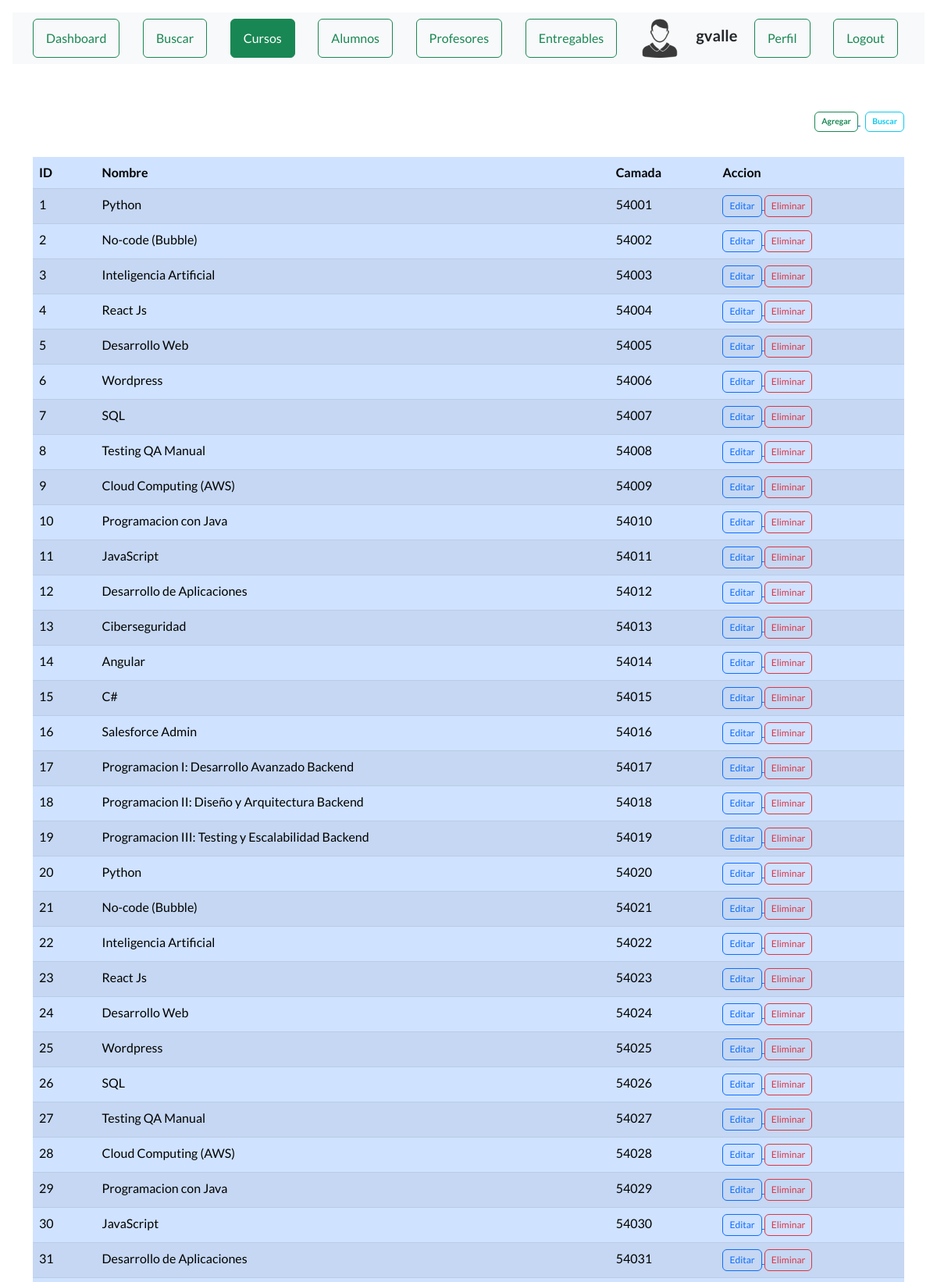
The page /ver_cursos (signed in, upper part) on the database its author committed.
### AppCoder/models.py (models this page shows, shortened)
class Curso(models.Model):
    nombre = models.CharField(max_length=200)
    camada = models.IntegerField()

### AppCoder/views.py (the view)
# urls.py: path("ver_cursos", views.ver_cursos, name="cursos"),
def ver_cursos(request):
    cursos = Curso.objects.all()
    user = request.user.id
    if user is not None:
        curso_seleccionado = True
        avatares = Avatar.objects.filter(user=request.user.id)
        return render(request, "cursos.html", {"url": avatares[0].imagen.url, "cursos": cursos,
                                                "curso_seleccionado": curso_seleccionado})
    return render(request, "cursos.html", {"cursos": cursos})

### AppCoder/templates/cursos.html (shortened to what this page needs)
{% extends "base.html" %}
{% block title %}<h1 class="text-center"> Cursos </h1>{% endblock %}
{% load static %}
{% block contenido %}
<main class="container">
    <div class="d-grid gap-2 col-12 mx-auto justify-content-md-end">
        <div>
        {% if request.user.is_authenticated %}
        <a href="{% url 'alta' %}">
            <button type="button"
                    class="fw-bold btn btn btn-outline-success"
                    style="--bs-btn-padding-y: .25rem; --bs-btn-padding-x: .5rem;
                    --bs-btn-font-size: .65rem;">
                Agregar
            </button>
        </a>
        {% endif %}
        <a href="{% url 'bus_curso' %}">
            <button type="button"
                    class="fw-bold btn btn btn-outline-info"
                    style="--bs-btn-padding-y: .25rem; --bs-btn-padding-x: .5rem;
                    --bs-btn-font-size: .65rem;">
                Buscar
            </button>
        </a>
        </div>
    </div>
    {% if cursos %}
    <table class="table table-md table-primary table-striped">
    <div class="table-responsive">
        <thead>
            <tr>
                <th>ID</th>
                <th>Nombre</th>
                <th>Camada</th>
                <th>Accion</th>
            </tr>
        </thead>
        <body>
            {% for n in cursos %}
            <tr>
                <td>{{n.id}}</td>
                <td>{{n.nombre}}</td>
                <td>{{n.camada}}</td>
                <td>
                    {% if request.user.is_authenticated %}
                        <div>
                            {% if request.user.is_staff %}
                            <a href="{% url 'editar_curso' n.id %}">
                                <button type="button"
                                            class="btn btn-outline-primary"
                                            style="--bs-btn-padding-y: .25rem; --bs-btn-padding-x: .5rem;
                                --bs-btn-font-size: .75rem;">Editar
                                    </button>
                            </a>
                            {% endif %}
                            {% if request.user.is_superuser %}
                            <a href="{% url 'eliminar_curso' n.id %}">
                                <button type="button"
                                            class="btn btn-outline-danger btnEliminacion"
                                            style="--bs-btn-padding-y: .25rem; --bs-btn-padding-x: .5rem;
                                --bs-btn-font-size: .75rem;">Eliminar
                                    </button>
                            </a>
                            {% endif %}
                        </div>
                    {% endif %}
                </td>
            </tr>
            {% endfor %}
        </body>
        </div>
    </table>
    {% else %}
        <center><h4 class="fs-4 text-warning bg-dark">No hay registros</h4></center>
    {% endif %}
</main>
{% endblock %}

### AppCoder/templates/base.html (shortened to what this page needs)
<!DOCTYPE html>
<html lang="en" class="bg-secondary-subtle">
    <head>
        {% load static %}
        <link href="https://cdn.jsdelivr.net/npm/bootstrap-icons@1.5.0/font/bootstrap-icons.css" rel="stylesheet" type="text/css" />
        <link href="{% static 'AppCoder/css/styles.css' %}" rel="stylesheet" />
    </head>
    <body class="p-3 m-0 border-0  bg-secondary-subtle">
        <nav class="navbar navbar-light bg-light static-top">
            <div class="container">
                {% if not request.user.is_authenticated %}
                    <a href="{% url 'login' %}">
                        <button class="btn btn-outline-success me-2" type="button">Login</button>
                    </a>
                    <a href="{% url 'registro' %}">
                        <button class="btn btn-outline-primary me-2" type="button">Registrar</button>
                    </a>
                {% else %}
                    {% if dashboard_seleccionado %}
                        <a href="{% url 'dashboard' %}">
                            <button class="btn btn-success me-2" type="button">Dashboard</button>
                        </a>
                    {% else %}
                        <a href="{% url 'dashboard' %}">
                            <button class="btn btn-outline-success me-2" type="button">Dashboard</button>
                        </a>
                    {% endif %}
                    {% if buscar_seleccionado %}
                        <a href="{% url 'home' %}">
                            <button class="btn btn-success me-2" type="button">Buscar</button>
                        </a>
                    {% else %}
                        <a href="{% url 'home' %}">
                            <button class="btn btn-outline-success me-2" type="button">Buscar</button>
                        </a>
                    {% endif %}
                    {% if curso_seleccionado %}
                        <a href="{% url 'cursos' %}">
                            <button class="btn btn-success me-2" type="button">Cursos</button>
                        </a>
                    {% else %}
                        <a href="{% url 'cursos' %}">
                            <button class="btn btn-outline-success me-2" type="button">Cursos</button>
                        </a>
                    {% endif %}
                    {% if alumno_seleccionado %}
                        <a href="{% url 'alumnos' %}">
                            <button class="btn btn-success me-2" type="button">Alumnos</button>
                        </a>
                    {% else %}
                        <a href="{% url 'alumnos' %}">
                            <button class="btn btn-outline-success me-2" type="button">Alumnos</button>
                        </a>
                    {% endif %}
                    {% if request.user.is_superuser %}
                        {% if profesor_seleccionado %}
                            <a href="{% url 'profesores' %}">
                                <button class="btn btn-success me-2" type="button">Profesores</button>
                            </a>
                        {% else %}
                            <a href="{% url 'profesores' %}">
                                <button class="btn btn-outline-success me-2" type="button">Profesores</button>
                            </a>
                        {% endif %}
                        {% if entregable_seleccionado %}
                            <a href="{% url 'entregables' %}">
                                <button class="btn btn-success me-2" type="button">Entregables</button>
                            </a>
                        {% else %}
                            <a href="{% url 'entregables' %}">
                                <button class="btn btn-outline-success me-2" type="button">Entregables</button>
                            </a>
                        {% endif %}
                    {%endif%}
                    <div>
                        <img src="{{ url }}" alt="" width="50px" height="50px">
                    </div>
                    <div>
                        <h5>{{request.user.username}}</h5>
                    </div>
                    {% if perfil_seleccionado %}
                        <a href="{% url 'EditarPerfil' %}">
                            <button class="btn btn-success me-2" type="button">Perfil</button>
                        </a>
                    {% else %}
                        <a href="{% url 'EditarPerfil' %}">
                            <button class="btn btn-outline-success me-2" type="button">Perfil</button>
                        </a>
                    {% endif %}
                    <a href="{% url 'LogOut' %}">
                        <button class="btn btn-outline-success me-2" type="button">Logout</button>
                    </a>
                {% endif %}
            </div>
        </nav>
        <header class="">
            <div class="container position-relative">
                <div class="row justify-content-center">
                    <div class="col-xl-6">
                        <div class="text-center text-white">
                            {% block title %}<h1 class="mb-5">Inicio</h1>{% endblock %}
                        </div>
                    </div>
                </div>
            </div>
        </header>
        <div class="container-xxxl py-1">
            {% block contenido %}
            {% endblock %}
        </div>
    </body>
</html>

### rows shown on the page
Curso: id "1", nombre "Python", camada "54001", shows "Editar", shows "Eliminar"
Curso: id "2", nombre "No-code (Bubble)", camada "54002", shows "Editar", shows "Eliminar"
Curso: id "3", nombre "Inteligencia Artificial", camada "54003", shows "Editar", shows "Eliminar"
Curso: id "4", nombre "React Js", camada "54004", shows "Editar", shows "Eliminar"
Curso: id "5", nombre "Desarrollo Web", camada "54005", shows "Editar", shows "Eliminar"
Curso: id "6", nombre "Wordpress", camada "54006", shows "Editar", shows "Eliminar"
Curso: id "7", nombre "SQL", camada "54007", shows "Editar", shows "Eliminar"
Curso: id "8", nombre "Testing QA Manual", camada "54008", shows "Editar", shows "Eliminar"
Curso: id "9", nombre "Cloud Computing (AWS)", camada "54009", shows "Editar", shows "Eliminar"
Curso: id "10", nombre "Programacion con Java", camada "54010", shows "Editar", shows "Eliminar"
Curso: id "11", nombre "JavaScript", camada "54011", shows "Editar", shows "Eliminar"
Curso: id "12", nombre "Desarrollo de Aplicaciones", camada "54012", shows "Editar", shows "Eliminar"
Curso: id "13", nombre "Ciberseguridad", camada "54013", shows "Editar", shows "Eliminar"
Curso: id "14", nombre "Angular", camada "54014", shows "Editar", shows "Eliminar"
Curso: id "15", nombre "C#", camada "54015", shows "Editar", shows "Eliminar"
Curso: id "16", nombre "Salesforce Admin", camada "54016", shows "Editar", shows "Eliminar"
Curso: id "17", nombre "Programacion I: Desarrollo Avanzado Backend", camada "54017", shows "Editar", shows "Eliminar"
Curso: id "18", nombre "Programacion II: Diseño y Arquitectura Backend", camada "54018", shows "Editar", shows "Eliminar"
Curso: id "19", nombre "Programacion III: Testing y Escalabilidad Backend", camada "54019", shows "Editar", shows "Eliminar"
Curso: id "20", nombre "Python", camada "54020", shows "Editar", shows "Eliminar"
Curso: id "21", nombre "No-code (Bubble)", camada "54021", shows "Editar", shows "Eliminar"
Curso: id "22", nombre "Inteligencia Artificial", camada "54022", shows "Editar", shows "Eliminar"
Curso: id "23", nombre "React Js", camada "54023", shows "Editar", shows "Eliminar"
Curso: id "24", nombre "Desarrollo Web", camada "54024", shows "Editar", shows "Eliminar"
Curso: id "25", nombre "Wordpress", camada "54025", shows "Editar", shows "Eliminar"
Curso: id "26", nombre "SQL", camada "54026", shows "Editar", shows "Eliminar"
Curso: id "27", nombre "Testing QA Manual", camada "54027", shows "Editar", shows "Eliminar"
Curso: id "28", nombre "Cloud Computing (AWS)", camada "54028", shows "Editar", shows "Eliminar"
Curso: id "29", nombre "Programacion con Java", camada "54029", shows "Editar", shows "Eliminar"
Curso: id "30", nombre "JavaScript", camada "54030", shows "Editar", shows "Eliminar"
Curso: id "31", nombre "Desarrollo de Aplicaciones", camada "54031", shows "Editar", shows "Eliminar"

### other values the page prints
{{ request.user.username }} "gvalle"
